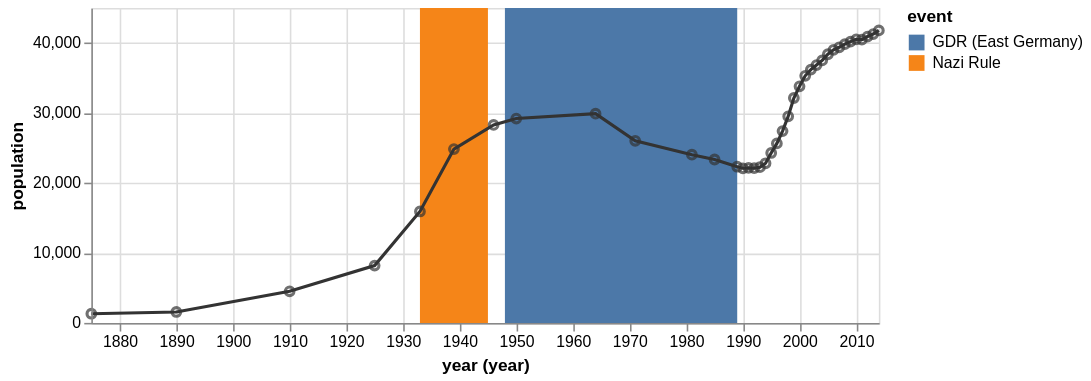

Express this chart as Vega-Lite.
### Vega specification from a JSON file in a GitHub repository (floating-point values rounded to 4 significant figures)
{"$schema": "https://vega.github.io/schema/vega/v5.json", "description": "The population of the German city of Falkensee over time", "autosize": "pad", "padding": 5, "width": 500, "height": 200, "style": "cell", "data": [{"name": "source_0", "values": [{"year": "1875", "population": 1309}, {"year": "1890", "population": 1558}, {"year": "1910", "population": 4512}, {"year": "1925", "population": 8180}, {"year": "1933", "population": 15915}, {"year": "1939", "population": 24824}, {"year": "1946", "population": 28275}, {"year": "1950", "population": 29189}, {"year": "1964", "population": 29881}, {"year": "1971", "population": 26007}, {"year": "1981", "population": 24029}, {"year": "1985", "population": 23340}, {"year": "1989", "population": 22307}, {"year": "1990", "population": 22087}, {"year": "1991", "population": 22139}, {"year": "1992", "population": 22105}, {"year": "1993", "population": 22242}, {"year": "1994", "population": 22801}, {"year": "1995", "population": 24273}, {"year": "1996", "population": 25640}, {"year": "1997", "population": 27393}, {"year": "1998", "population": 29505}, {"year": "1999", "population": 32124}, {"year": "2000", "population": 33791}, {"year": "2001", "population": 35297}, {"year": "2002", "population": 36179}, {"year": "2003", "population": 36829}, {"year": "2004", "population": 37493}, {"year": "2005", "population": 38376}, {"year": "2006", "population": 39008}, {"year": "2007", "population": 39366}, {"year": "2008", "population": 39821}, {"year": "2009", "population": 40179}, {"year": "2010", "population": 40511}, {"year": "2011", "population": 40465}, {"year": "2012", "population": 40905}, {"year": "2013", "population": 41258}, {"year": "2014", "population": 41777}]}, {"name": "source_1", "values": [{"start": "1933", "end": "1945", "event": "Nazi Rule"}, {"start": "1948", "end": "1989", "event": "GDR (East Germany)"}]}, {"name": "data_0", "source": "source_0", "transform": [{"type": "formula", "expr": "timeParse(datum[\"year\"],'%Y')", "as": "year"}, {"type": "formula", "as": "year_year", "expr": "datetime(year(datum[\"year\"]), 0, 1, 0, 0, 0, 0)"}]}, {"name": "data_1", "source": "data_0", "transform": [{"type": "filter", "expr": "datum[\"year_year\"] !== null && !isNaN(datum[\"year_year\"]) && datum[\"population\"] !== null && !isNaN(datum[\"population\"])"}]}, {"name": "data_2", "source": "source_1", "transform": [{"type": "formula", "expr": "timeParse(datum[\"start\"],'%Y')", "as": "start"}, {"type": "formula", "expr": "timeParse(datum[\"end\"],'%Y')", "as": "end"}, {"type": "formula", "as": "year_start", "expr": "datetime(year(datum[\"start\"]), 0, 1, 0, 0, 0, 0)"}, {"type": "formula", "as": "year_end", "expr": "datetime(year(datum[\"end\"]), 0, 1, 0, 0, 0, 0)"}, {"type": "filter", "expr": "datum[\"year_start\"] !== null && !isNaN(datum[\"year_start\"])"}]}], "marks": [{"name": "layer_0_marks", "type": "rect", "style": ["rect"], "from": {"data": "data_2"}, "encode": {"update": {"fill": {"scale": "color", "field": "event"}, "tooltip": {"signal": "{\"start (year)\": timeFormat(datum[\"year_start\"], '%Y'), \"end (year)\": timeFormat(datum[\"year_end\"], '%Y'), \"event\": ''+datum[\"event\"]}"}, "x": {"scale": "x", "field": "year_start"}, "x2": {"scale": "x", "field": "year_end"}, "y": {"value": 0}, "y2": {"field": {"group": "height"}}}}}, {"name": "layer_1_marks", "type": "line", "style": ["line"], "sort": {"field": "datum[\"year_year\"]"}, "from": {"data": "data_0"}, "encode": {"update": {"stroke": {"value": "#333"}, "tooltip": {"signal": "{\"year (year)\": timeFormat(datum[\"year_year\"], '%Y'), \"population\": format(datum[\"population\"], \"\")}"}, "x": {"scale": "x", "field": "year_year"}, "y": {"scale": "y", "field": "population"}, "defined": {"signal": "datum[\"year_year\"] !== null && !isNaN(datum[\"year_year\"]) && datum[\"population\"] !== null && !isNaN(datum[\"population\"])"}}}}, {"name": "layer_2_marks", "type": "symbol", "style": ["point"], "from": {"data": "data_1"}, "encode": {"update": {"opacity": {"value": 0.7}, "fill": {"value": "transparent"}, "stroke": {"value": "#333"}, "tooltip": {"signal": "{\"year (year)\": timeFormat(datum[\"year_year\"], '%Y'), \"population\": format(datum[\"population\"], \"\")}"}, "x": {"scale": "x", "field": "year_year"}, "y": {"scale": "y", "field": "population"}}}}], "scales": [{"name": "x", "type": "time", "domain": {"fields": [{"data": "data_2", "field": "year_start"}, {"data": "data_2", "field": "year_end"}, {"data": "data_0", "field": "year_year"}, {"data": "data_1", "field": "year_year"}]}, "range": [0, {"signal": "width"}]}, {"name": "color", "type": "ordinal", "domain": {"data": "data_2", "field": "event", "sort": true}, "range": "category"}, {"name": "y", "type": "linear", "domain": {"fields": [{"data": "data_0", "field": "population"}, {"data": "data_1", "field": "population"}]}, "range": [{"signal": "height"}, 0], "nice": true, "zero": true}], "axes": [{"scale": "x", "orient": "bottom", "grid": false, "title": "year (year)", "labelFlush": true, "labelOverlap": true, "tickCount": {"signal": "ceil(width/40)"}, "encode": {"labels": {"update": {"text": {"signal": "timeFormat(datum.value, '%Y')"}}}}, "zindex": 1}, {"scale": "x", "orient": "bottom", "gridScale": "y", "grid": true, "tickCount": {"signal": "ceil(width/40)"}, "domain": false, "labels": false, "maxExtent": 0, "minExtent": 0, "ticks": false, "zindex": 0}, {"scale": "y", "orient": "left", "grid": false, "title": "population", "labelOverlap": true, "tickCount": {"signal": "ceil(height/40)"}, "zindex": 1}, {"scale": "y", "orient": "left", "gridScale": "x", "grid": true, "tickCount": {"signal": "ceil(height/40)"}, "domain": false, "labels": false, "maxExtent": 0, "minExtent": 0, "ticks": false, "zindex": 0}], "legends": [{"fill": "color", "gradientLength": {"signal": "clamp(height, 64, 200)"}, "symbolType": "square", "title": "event"}]}
